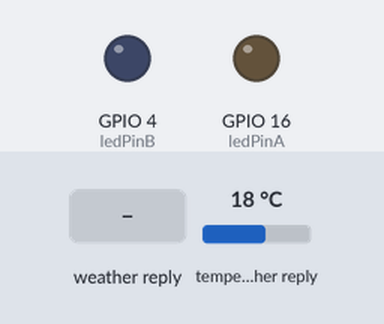
Bench run of a sketch on a simulated ESP32. Shown: output pins drawn as LEDs (lit = HIGH). The test bench sets the inputs (shaded band); at power-on: temperature in the weather reply 18 °C. WiFi joins after 1.5 s; servers stay silent unless stated; web services answer with replies made up by the test bench; what the sketch prints to the serial monitor is not drawn.

Above: at 0.1 s.
At 2.7 s:
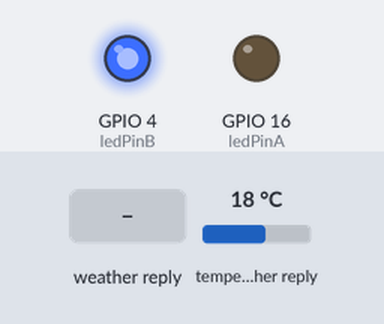
2.8 s: weather in the web reply set to Clear
At 8.2 s:
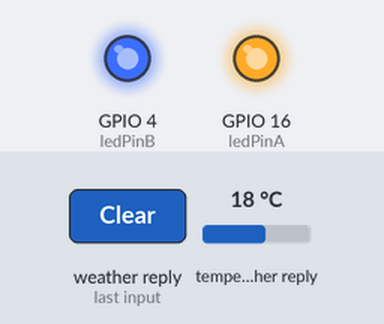
Timing chart, 0 to 9.7 s (numbered marks = the images above; inputs shaded):
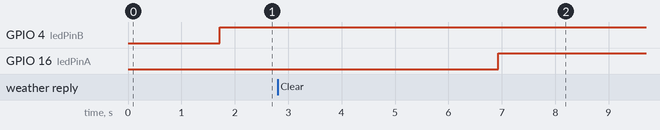

Measured:
- after the input at 2.8 s, GPIO 16 (ledPinA): LOW → HIGH after 4.1 s

The sketch:

kad26_JsonWeatherOpenMapLed.ino
```cpp
#include <WiFi.h>
#include <HTTPClient.h>
#include <ArduinoJson.h> //JasonParserExampleからコピー

// 接続先のSSIDとパスワード 学内CampusIOT
const char ssid[] = "CampusIoT-WiFi";
const char passwd[] = "0b8b413f2c0fa6aa90e085e9431abbf1fa1b2bd2db0ecf4ae9ce4b2e87da770c";

const int ledPinA = 16;
const int ledPinB = 4;

void setup() {
  Serial.begin(115200);
  ledcSetup(0,12800,8);
  ledcAttachPin(ledPinB,0);
  pinMode(ledPinA, OUTPUT);

  // WiFi接続シーケンス
  Serial.print("Connecting...");
  WiFi.begin(ssid, passwd);
  while (WiFi.status() != WL_CONNECTED) {
    delay(100);
    Serial.print(".");
  }
  Serial.println("connected");
  Serial.println(WiFi.localIP());
}

void loop() {
  if ((WiFi.status() == WL_CONNECTED)) {
    HTTPClient http;
    Serial.print("[HTTP] begin...\n");

    String api_key = "6e0583c3f253d57c0d62419bb344d30f";
    String base_url = "http://api.openweathermap.org/data/2.5/weather";
    String url = base_url + "?zip=530-0015,JP&units=metric&APPID=" + api_key;

    Serial.println(url);
    http.begin(url); //HTTP
    Serial.print("[HTTP] GET...\n");
    int httpCode = http.GET();

    if (httpCode > 0) {
      Serial.printf("[HTTP] GET... code: %d\n", httpCode);
      if (httpCode == HTTP_CODE_OK) {
        String payload = http.getString();

        StaticJsonDocument<2000> doc;
        DeserializationError error = deserializeJson(doc, payload);
        if (error) {
          Serial.print(F("deserializeJson() failed: "));
          Serial.println(error.c_str());
          return;
        }
        JsonObject root = doc.as<JsonObject>();

        const char* cityName = root["name"];
        const char* icon = root["weather"][0]["icon"];
        float temp = root["main"]["temp"];
        int pres = root["main"]["pressure"];
        int hum = root["main"]["humidity"];
        Serial.printf("都市名:%s 天気アイコン:%s\n", cityName, icon);
        Serial.printf("温度:%.1f℃ 気圧:%dhPa 湿度%d%%\n", temp, pres, hum);
        Serial.println(" ");
        Serial.println(" ");

        if (strcmp(icon, "01d") == 0 || strcmp(icon, "01n") == 0) {
            digitalWrite(ledPinA, HIGH);
        }
        else if (strcmp(icon, "02d") == 0 || strcmp(icon, "02n") == 0) {
            digitalWrite(ledPinA, HIGH);
            ledcWrite(0, 255);
        }
        else {
            ledcWrite(0, 255);
        }

      }
    } else {
      Serial.printf("[HTTP] GET... failed, error: %s\n", http.errorToString(httpCode).c_str());
    }
    http.end();
  }

  delay(5000);
}
```
